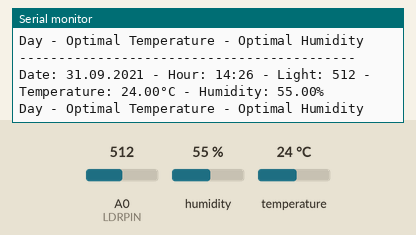
A sketch run on a simulated Arduino Uno, built with avr-gcc and run on an emulated ATmega328P. On the bench: the last lines printed to the serial monitor. The inputs (shaded band) are chosen by the test bench; at power-on: humidity 55 %, A0 (LDRPIN) = 512, temperature 24 °C.

Above: at 3.9 s.
4.0 s: humidity set to 51 %
At 6.8 s:
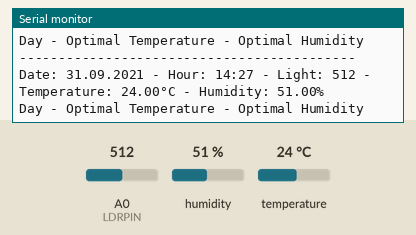
8.0 s: humidity set to 48 %
At 9.9 s:
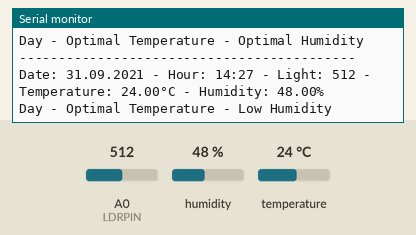
14.0 s: A0 (LDRPIN) set to 408
At 16.8 s:
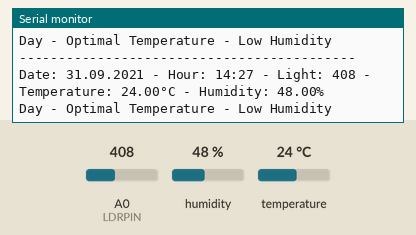
18.0 s: A0 (LDRPIN) set to 382
At 19.7 s:
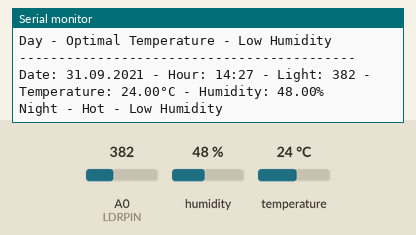
23.3 s: temperature set to 20 °C
At 25.6 s:
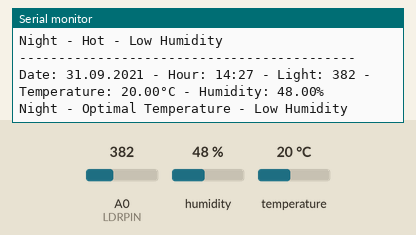
Timing chart, 0 to 27.1 s (numbered marks = the images above; inputs shaded):
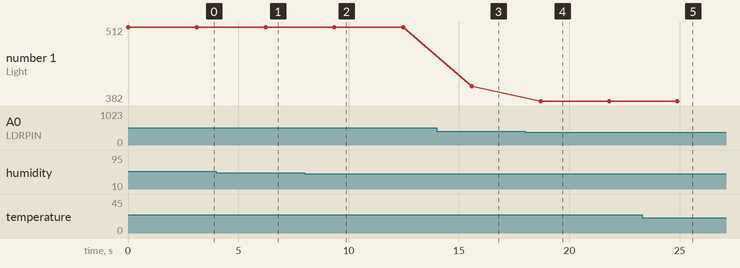

Measured:
- the behaviour switches between 50 and 49 % on humidity (found by bisection; images 1 and 2)
- the behaviour switches between 400 and 399 on A0 (LDRPIN) (found by bisection; images 3 and 4)
- the behaviour switches between 22 and 21 °C on temperature (found by bisection; images 4 and 5)
- after the input at 4.0 s, the serial monitor: prints a new line after 2.2 s (image 1)
- after the input at 8.0 s, the serial monitor: prints a new line after 1.4 s (image 2)
- after the input at 14.0 s, the serial monitor: prints a new line after 1.6 s (image 3)
- after the input at 18.0 s, the serial monitor: prints a new line after 0.70 s (image 4)
- after the input at 23.3 s, the serial monitor: prints a new line after 1.6 s (image 5)

The sketch:

Exp5.ino
```cpp
//2017510025 - Zekiye Doğan

#include "DHT.h" //add library for dht11 usage
#define DHTPIN 8 //define dht11 pin
#define DHTTYPE DHT11 //define dht's type as dht11
DHT dht(DHTPIN, DHTTYPE); //initialize dht sensor

#define LDRPIN A0 //define ldr pin
int ldr; //to hold light value
bool isDay; //to hold day or night
float humidity; //to hold humidity value
float temperature; //to hold temperature value
String date = "2021.09.31"; //given date
String time = "14:26:56"; //given time
int year,month,day,hour,min,sec; //min=minute, sec=second

void setup()
{
  splitDateTime();
  Serial.begin(9600);
  dht.begin();
}

void loop()
{
  printDateTime(); //get year-month-day-hour-minute-second values
  humidity = dht.readHumidity(); //read humidity value from dht11 sensor
  temperature = dht.readTemperature(); //read temperature value from dht11 sensor
  ldr = analogRead(LDRPIN); //read ldr light value through the pot
  //print light-temperature-humidity info panel
  Serial.print("Light: ");
  Serial.print(ldr);//print ldr
  Serial.print(" - Temperature: ");
  Serial.print(temperature);//print temperature
  Serial.print("°C - Humidity: ");
  Serial.print(humidity);//print humidity
  Serial.println("%");
  dayOrNight();//decide day or night
  hotOrCold();//decide hot or cold temperature
  lowOrHigh();//decide low or high humidity
  delay(3000);
  sec = sec+3;
  Serial.println("-------------------------------------------");

}
//decide day or night according to ldr value
void dayOrNight()
{
  if(ldr<400){
    isDay=false;
    Serial.print("Night - ");
  }
  else{
    isDay=true;
    Serial.print("Day - ");
  }
}
//decide hot or cold according to isDay value
void hotOrCold()
{
  //if it is day (20-24)
  if(isDay==true){
    if(temperature<20){
      Serial.print("Cold - ");
    }
    else if(temperature>24){
      Serial.print("Hot - ");
    }
    else{
      Serial.print("Optimal Temperature - ");
    }
  }

  //if it is night (18-21)
  else{
    if(temperature<18){
      Serial.print("Cold - ");
    }
    else if(temperature>21){
      Serial.print("Hot - ");
    }
    else{
      Serial.print("Optimal Temperature - ");
    }
  }
}
//decide low or high humidity according to humidity value (30-50)(50-70)
void lowOrHigh()
{
  if(humidity<50){
    Serial.println("Low Humidity");
  }
  else if(humidity>70){
    Serial.println("High Humidity");
  }
  else{
    Serial.println("Optimal Humidity");
  }
}

//to get year-month-day-hour-minute-second values by taking substrings of time and date values
void splitDateTime(){
  //find year
  year = date.substring(0, 4).toInt();
  //find month
  month = date.substring(5, 7).toInt();
  //find day
  day = date.substring(8,10).toInt();
  //find hour
  hour = time.substring(0, 2).toInt();
  //find minute
  min = time.substring(3,5).toInt();
  //find second
  sec = time.substring(6,8).toInt();
}

void printDateTime(){
  changeDate();//update date and time

  //printing date
  Serial.print("Date: ");
  small(day);//print day
  Serial.print(".");
  small(month);//print month
  Serial.print(".");
  Serial.print(year);//print year
  Serial.print(" - ");

  //printing time
  Serial.print("Hour: ");
  small(hour);////print hour
  Serial.print(":");
  small(min);////print minute
  Serial.print(" - ");
}

//to put 0 in front of numbers less than 10
void small(int val){
  if(val<10)
    Serial.print("0");
  Serial.print(val);
}

//as the seconds increase, the date will change over time.
//to ensure that the date is changed correctly.
void changeDate(){
  //Increase the minute if the second is 60, the hour if the minute is 60,
  //the day if the hour is 24, the month if the day is (28-30-31), the year if the month is 12.
  if(sec>59){
    min++;
    sec=sec-59;
    if(min==60){
      hour++;
      min=0;
      if(hour==24){
        day++;
        hour=0;
        if(day==31&& month==1|| month==3|| month==5|| month==7|| month==8|| month==10|| month==12){
          month++;
          day=1;
          if(month==13){
            year++;
            month=1;
          }
        }
        else if(day==30&& month==4|| month==6|| month==9|| month==11){
          month++;
          day=1;
        }
        else if(day==28&& month==2){
          month++;
          day=1;
        }
      }
    }
  }
}

/* usefull links
https://www.circuitbasics.com/how-to-set-up-the-dht11-humidity-sensor-on-an-arduino/
https://www.youtube.com/watch?v=TBbtEqFV-p0
https://www.youtube.com/watch?v=9d8P6_HrgUY&list=PLDRcccSktQd5mfXDtGv975V77RCrW6H7U&index=9
*/
```
